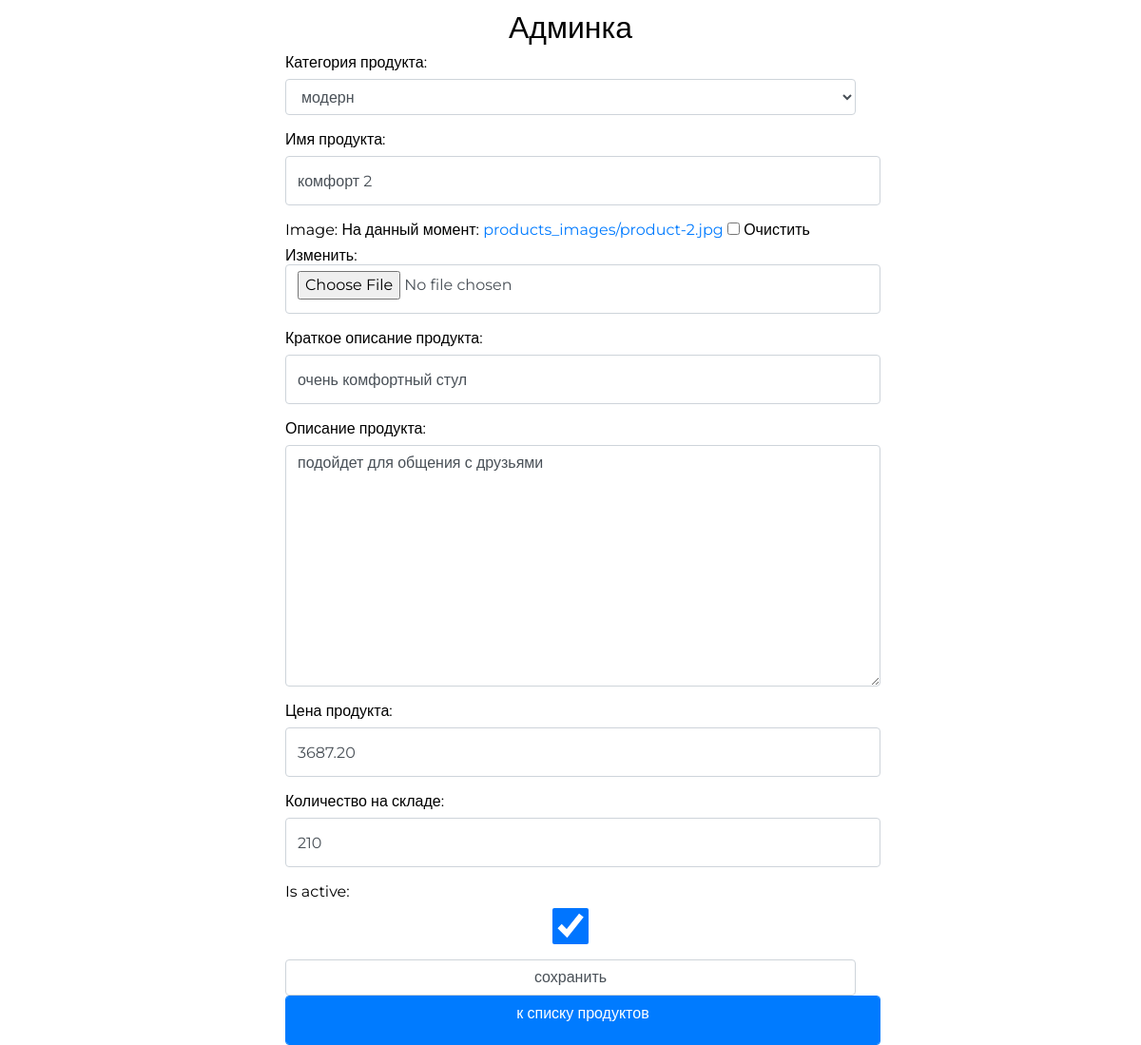
The page /my/admin/product/update/2/ (signed in) on the database as committed earlier.
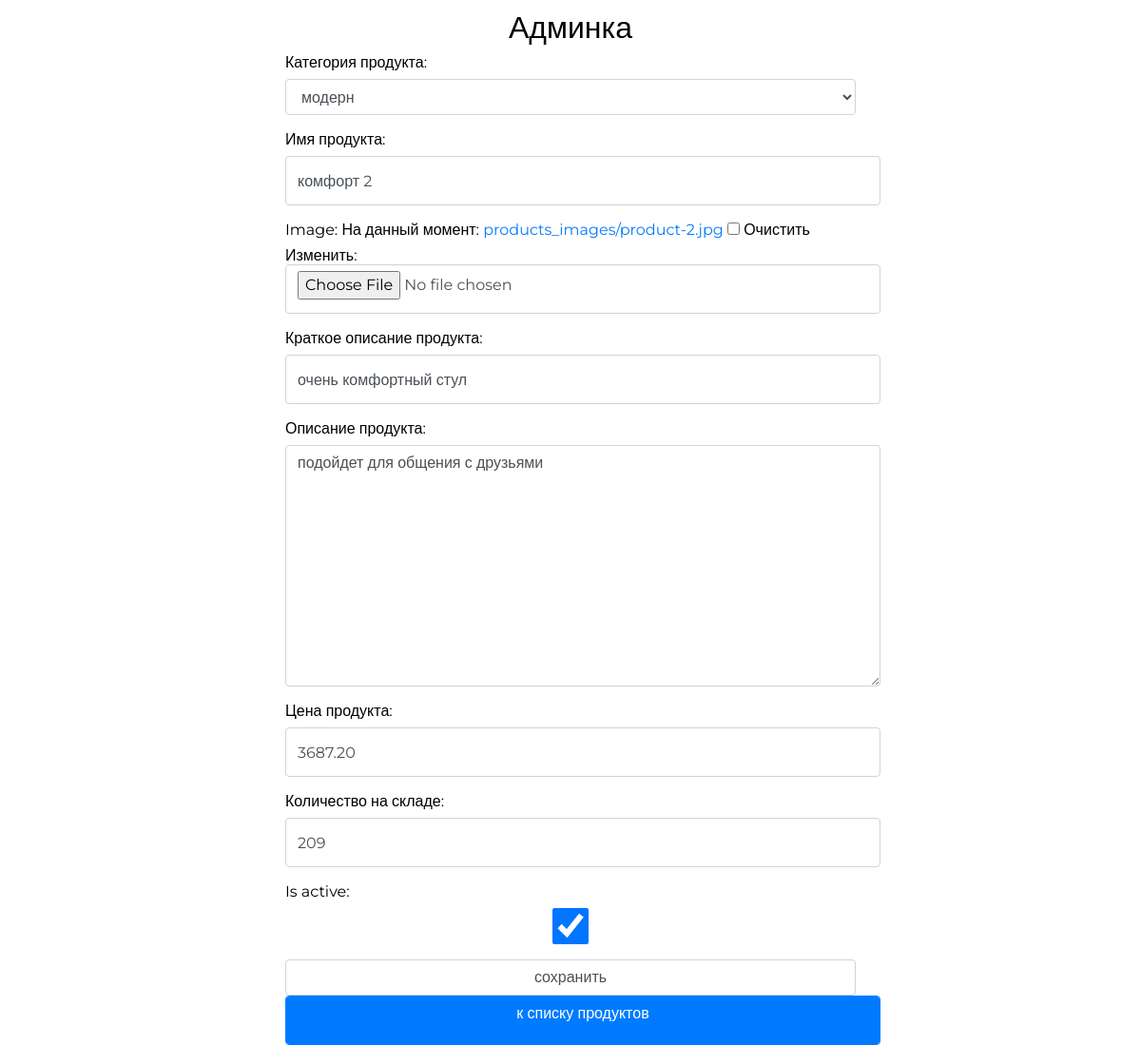
The same page on the database as committed later.
### firstapp/models.py (models this page shows, shortened)
class Product(models.Model):
    category = models.ForeignKey(ProductCategory,
                                 verbose_name='Категория продукта',
                                 on_delete=models.CASCADE)
    name = models.CharField(verbose_name='Имя продукта', max_length=128)
    image = models.ImageField(upload_to='products_images', blank=True)
    short_desc = models.CharField('Краткое описание продукта', max_length=64, blank=True)
    description = models.TextField('Описание продукта', blank=True)
    price = models.DecimalField('Цена продукта', max_digits=8, decimal_places=2, null=True)
    quantity = models.PositiveIntegerField('Количество на складе', default=0)
    is_active = models.BooleanField(default=True)

### adminapp/views.py (the view)
# urls.py: path('product/update/<int:pk>/', adminapp.product_update, name='product_update'),
@user_passes_test(lambda u: u.is_superuser)
def product_update(request, pk):
    product = get_object_or_404(Product, pk=pk)
    if request.method == 'POST':
        form = AdminProductUpdateForm(request.POST, request.FILES, instance=product)
        if form.is_valid():
            form.save()
            return HttpResponseRedirect(reverse(
                'my_admin:category_products',
                kwargs={'pk': product.category.pk}
            ))
    else:
        form = AdminProductUpdateForm(instance=product)
    context = {
        'title': 'продукты/редактирование',
        'form': form,
        'category': product.category,
    }
    return render(request, 'adminapp/product_update.html', context)

### adminapp/forms.py
class AdminProductUpdateForm(forms.ModelForm):
    class Meta:
        model = Product
        fields = '__all__'
    def __init__(self, *args, **kwargs):
        super().__init__(*args, **kwargs)
        for field_name, field in self.fields.items():
            field.widget.attrs['class'] = 'form-control'

### basketapp/context_processors.py (called while the page is built)
def basket(request):
    if request.user.is_authenticated:
        basket = request.user.basket.all()
    else:
        basket = []
    return {
        'basket': basket,
    }

### firstapp/models.py (called while the page is built)
    def __str__(self):
        return f'{self.name}'

### adminapp/templates/adminapp/product_update.html (shortened to what this page needs)
{% extends 'adminapp/base.html' %}
{% load static %}
{% block container %}
    <div class="new_category_form">
        <form class="form-horizontal" method="post" enctype="multipart/form-data">
            {{ form.as_p }}
            <input class="form-control" type="submit" value="сохранить">
        </form>
        <a href="{% url 'my_admin:category_products' category.pk %}"
           class="btn btn-primary form-control last">
            к списку продуктов
        </a>
    </div>
{% endblock %}

Rows that differ between the two databases and show on the page:
changed Product "модерн": quantity "210" → "209"
